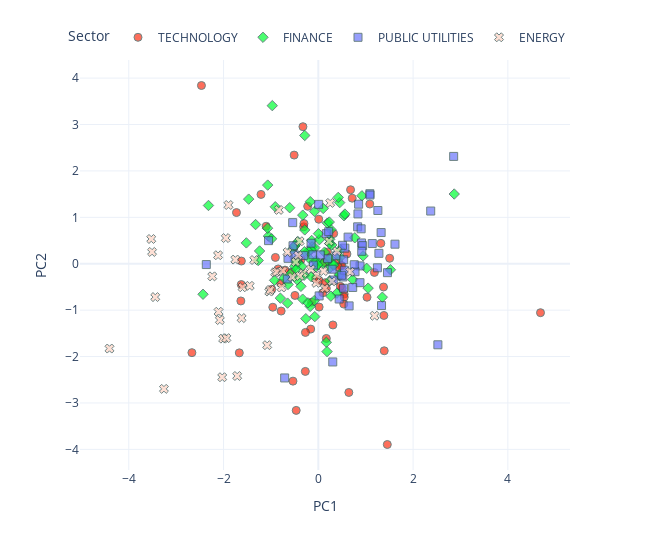

Here is the notebook cell this chart was saved with:
### Code cell
from utils.visualisation_functions import pca_plot_from_embeddings

pca_plot_from_embeddings(
    embedding_matrix=embeddings.weight.detach().numpy(),
    sectors=data.sectors,
    tickers=data.tickers,
    industries=data.industries,
    names=data.names,
    dimensions=2,
    reduced=True,
    method="PCA",
    return_df=False,
    rand_state=None,
)

### Figure 1 — Plotly figure (JSON) as saved in the notebook; plotly's stock layout.template omitted (floating-point values rounded to 4 significant figures; data arrays with more than 128 entries replaced by an {"elided": "..."} marker saying what was removed)
{"data": [{"customdata": {"elided": "67x3 str values"}, "hovertemplate": "<b>%{hovertext}</b><br><br>Sector=%{customdata[1]}<br>PC1=%{x}<br>PC2=%{y}<br>ticker=%{customdata[0]}<br>industry=%{customdata[2]}<extra></extra>", "hovertext": ["COMPUTER MANUFACTURING", "EDP SERVICES", "COMPUTER SOFTWARE: PREPACKAGED SOFTWARE", "SEMICONDUCTORS", "EDP SERVICES", "COMPUTER SOFTWARE: PREPACKAGED SOFTWARE", "EDP SERVICES", "SEMICONDUCTORS", "COMPUTER SOFTWARE: PREPACKAGED SOFTWARE", "ELECTRICAL PRODUCTS", "COMPUTER SOFTWARE: PREPACKAGED SOFTWARE", "EDP SERVICES", "COMPUTER SOFTWARE: PREPACKAGED SOFTWARE", "EDP SERVICES", "EDP SERVICES", "RADIO AND TELEVISION BROADCASTING AND COMMUNICATIONS EQUIPMENT", "SEMICONDUCTORS", "COMPUTER COMMUNICATIONS EQUIPMENT", "ELECTRICAL PRODUCTS", "INDUSTRIAL MACHINERY/COMPONENTS", "SEMICONDUCTORS", "COMPUTER COMMUNICATIONS EQUIPMENT", "SEMICONDUCTORS", "INDUSTRIAL MACHINERY/COMPONENTS", "COMPUTER SOFTWARE: PREPACKAGED SOFTWARE", "RADIO AND TELEVISION BROADCASTING AND COMMUNICATIONS EQUIPMENT", "INDUSTRIAL MACHINERY/COMPONENTS", "EDP SERVICES", "COMPUTER MANUFACTURING", "COMPUTER MANUFACTURING", "SEMICONDUCTORS", "SEMICONDUCTORS", "ADVERTISING", "INDUSTRIAL MACHINERY/COMPONENTS", "EDP SERVICES", "PROFESSIONAL SERVICES", "SEMICONDUCTORS", "INDUSTRIAL MACHINERY/COMPONENTS", "SEMICONDUCTORS", "PROFESSIONAL SERVICES", "COMPUTER SOFTWARE: PREPACKAGED SOFTWARE", "RADIO AND TELEVISION BROADCASTING AND COMMUNICATIONS EQUIPMENT", "SEMICONDUCTORS", "SEMICONDUCTORS", "ADVERTISING", "COMPUTER SOFTWARE: PREPACKAGED SOFTWARE", "ELECTRICAL PRODUCTS", "SEMICONDUCTORS", "ELECTRICAL PRODUCTS", "INDUSTRIAL MACHINERY/COMPONENTS", "COMPUTER SOFTWARE: PREPACKAGED SOFTWARE", "EDP SERVICES", "SEMICONDUCTORS", "SEMICONDUCTORS", "INDUSTRIAL MACHINERY/COMPONENTS", "SEMICONDUCTORS", "INDUSTRIAL MACHINERY/COMPONENTS", "COMPUTER SOFTWARE: PREPACKAGED SOFTWARE", "RETAIL: COMPUTER SOFTWARE & PERIPHERAL EQUIPMENT", "SEMICONDUCTORS", "COMPUTER SOFTWARE: PREPACKAGED SOFTWARE", "EDP SERVICES", "ELECTRONIC COMPONENTS", "ADVERTISING", "SEMICONDUCTORS", "COMPUTER PERIPHERAL EQUIPMENT", "EDP SERVICES"], "legendgroup": "TECHNOLOGY", "marker": {"color": "#FD3216", "line": {"color": "DarkSlateGrey", "width": 1}, "opacity": 0.7, "size": 8, "symbol": "circle"}, "mode": "markers", "name": "TECHNOLOGY", "orientation": "v", "showlegend": true, "type": "scatter", "x": [0.4729, 0.1419, 0.4283, 0.09527, 0.123, 0.5451, 1.456, 0.5464, -2.668, 0.5373, -0.5101, -0.1605, 0.6805, -1.635, -1.209, -0.4671, -0.2718, 1.32, -0.9609, -0.1425, 0.5017, 1.376, -1.624, -0.5682, 0.1685, 0.4985, 0.01732, 0.4648, -0.9059, -0.7945, -1.727, -0.4934, 0.3237, -0.3672, 0.009323, 0.1924, -0.5349, 0.169, 1.391, 0.1439, -0.7024, 1.028, -1.668, 0.4195, -0.3097, -0.4267, 1.184, 1.384, 0.6442, 0.3082, -1.626, -2.467, 4.689, -0.8468, -0.9814, -0.2243, -0.2739, 0.7153, 0.01692, 0.604, 1.506, -0.7844, -1.101, -0.06, -0.3028, 1.087, -0.3243], "xaxis": "x", "y": [-0.03661, 0.0269, 0.05588, -0.6249, 0.02769, -0.6536, -3.895, -0.7197, -1.916, -0.8699, 2.341, -1.408, 1.594, -0.8018, 1.493, -3.16, -1.48, 0.439, -0.9371, -0.8288, -0.526, -0.5016, 0.05803, -0.181, -1.61, -0.04275, -0.3625, -0.4871, 0.1359, -0.4186, 1.103, -0.6828, 0.6497, 0.08199, 0.9589, 0.2527, -2.53, -0.5327, -1.876, -0.4081, -0.137, -0.7209, -1.921, -0.07144, 0.7944, 0.08551, -0.1874, -1.114, -2.774, -1.319, -0.4486, 3.841, -1.055, -0.1122, -0.5498, 1.237, -2.32, 1.412, -0.9331, 0.2102, 0.118, -1.02, 0.8078, -0.3179, 0.866, 1.287, 2.953], "yaxis": "y"}, {"customdata": {"elided": "93x3 str values"}, "hovertemplate": "<b>%{hovertext}</b><br><br>Sector=%{customdata[1]}<br>PC1=%{x}<br>PC2=%{y}<br>ticker=%{customdata[0]}<br>industry=%{customdata[2]}<extra></extra>", "hovertext": ["INVESTMENT MANAGERS", "DIVERSIFIED COMMERCIAL SERVICES", "LIFE INSURANCE", "PROPERTY-CASUALTY INSURERS", "ACCIDENT &HEALTH INSURANCE", "PROPERTY-CASUALTY INSURERS", "SPECIALTY INSURERS", "SPECIALTY INSURERS", "MAJOR BANKS", "FINANCE: CONSUMER SERVICES", "MAJOR BANKS", "MAJOR BANKS", "COMMERCIAL BANKS", "COMMERCIAL BANKS", "INVESTMENT MANAGERS", "MAJOR BANKS", "MAJOR BANKS", "MAJOR BANKS", "SPECIALTY INSURERS", "MAJOR BANKS", "MAJOR BANKS", "PROPERTY-CASUALTY INSURERS", "MAJOR BANKS", "MAJOR BANKS", "LIFE INSURANCE", "PROPERTY-CASUALTY INSURERS", "MAJOR BANKS", "PROPERTY-CASUALTY INSURERS", "MAJOR BANKS", "FINANCE: CONSUMER SERVICES", "FINANCE: CONSUMER SERVICES", "INVESTMENT MANAGERS", "MAJOR BANKS", "MAJOR BANKS", "MAJOR BANKS", "MAJOR BANKS", "MAJOR BANKS", "MAJOR BANKS", "MAJOR BANKS", "MAJOR BANKS", "MAJOR BANKS", "MAJOR BANKS", "MAJOR BANKS", "PROPERTY-CASUALTY INSURERS", "PROPERTY-CASUALTY INSURERS", "INVESTMENT MANAGERS", "LIFE INSURANCE", "PROPERTY-CASUALTY INSURERS", "PROPERTY-CASUALTY INSURERS", "PROPERTY-CASUALTY INSURERS", "SPECIALTY INSURERS", "MAJOR BANKS", "MAJOR BANKS", "MAJOR BANKS", "MAJOR BANKS", "PROPERTY-CASUALTY INSURERS", "SAVINGS INSTITUTIONS", "PROPERTY-CASUALTY INSURERS", "MAJOR BANKS", "MAJOR BANKS", "INVESTMENT BANKERS/BROKERS/SERVICE", "PROPERTY-CASUALTY INSURERS", "DIVERSIFIED COMMERCIAL SERVICES", "INVESTMENT BANKERS/BROKERS/SERVICE", "INVESTMENT BANKERS/BROKERS/SERVICE", "FINANCE/INVESTORS SERVICES", "PROPERTY-CASUALTY INSURERS", "MAJOR BANKS", "FINANCE: CONSUMER SERVICES", "MAJOR BANKS", "FINANCE: CONSUMER SERVICES", "MAJOR BANKS", "MAJOR BANKS", "MAJOR BANKS", "MAJOR BANKS", "LIFE INSURANCE", "MAJOR BANKS", "INVESTMENT BANKERS/BROKERS/SERVICE", "MAJOR BANKS", "PROPERTY-CASUALTY INSURERS", "MAJOR BANKS", "MAJOR BANKS", "ACCIDENT &HEALTH INSURANCE", "MAJOR BANKS", "MAJOR BANKS", "MAJOR BANKS", "MAJOR BANKS", "MAJOR BANKS", "MAJOR BANKS", "PROPERTY-CASUALTY INSURERS", "MAJOR BANKS", "MAJOR BANKS", "MAJOR BANKS"], "legendgroup": "FINANCE", "marker": {"color": "#00FE35", "line": {"color": "DarkSlateGrey", "width": 1}, "opacity": 0.7, "size": 8, "symbol": "diamond"}, "mode": "markers", "name": "FINANCE", "orientation": "v", "showlegend": true, "type": "scatter", "x": [-0.7238, -0.8011, 1.522, -0.4984, -0.4301, -2.318, -0.1717, 1.02, -1.054, -0.5364, 0.4512, -0.03793, 0.9449, 0.5411, 0.2422, -0.0854, 0.3933, -0.07965, -0.3303, -0.9083, 0.2853, -0.1895, -0.6376, 0.266, -0.9714, -0.1402, -0.1319, 0.2664, 0.02175, -0.4464, 1.351, -0.07507, -0.2866, 1.051, -0.4878, -1.47, 0.08546, 0.2059, -1.071, -2.433, -0.05548, 0.1311, -0.5011, 0.5611, -0.9845, 0.4548, 0.246, 0.1693, -0.9238, 0.2403, 0.1845, -0.6038, -0.3285, -1.068, -0.5928, -1.269, -0.1452, -1.519, -0.4953, -0.3516, 0.1914, 0.3139, -0.2638, -0.04801, -0.2863, 2.868, 0.3219, -1.324, -0.01206, -0.1693, -0.431, 0.003151, -0.2198, -0.367, -1.24, -0.3001, -0.07493, -0.1551, 0.2406, 0.7238, 0.9195, -0.2094, 0.7697, 0.4204, 0.2455, -0.466, -0.6493, 0.1032, 0.4562, 0.442, 0.2309, -0.2919, 0.4629], "xaxis": "x", "y": [-0.3122, -0.7415, -0.1294, -0.05558, 0.03157, 1.255, -0.9195, -0.09846, 0.5946, 0.3188, 1.317, 0.03262, 0.1692, 1.034, 0.5277, -0.7949, -0.6338, 1.127, -0.7635, 1.228, 0.4043, 0.1135, -0.4469, -0.6991, 3.407, 0.5011, 0.3645, 0.7359, 0.5184, -0.3449, -0.7215, -1.14, 2.764, -0.5258, 0.06534, 1.392, -0.003448, 0.05935, 0.7654, -0.6579, -0.07246, 0.2496, 0.3838, 1.07, 0.5383, -0.2568, -0.08664, -1.693, -0.358, 0.4341, -1.893, 1.206, 1.047, 1.695, -0.2216, 0.06986, -0.282, 0.4492, 0.3868, -0.0577, 0.8755, -0.002226, -1.184, 0.06619, 0.7293, 1.502, -0.03232, 0.8444, -0.02279, 1.337, 0.476, 0.6481, -0.8427, -0.4866, 0.2747, -0.2486, 0.3469, 0.2993, -0.3669, -0.3408, 1.464, 0.2685, 0.559, 1.429, 0.1185, -0.123, -0.8483, 1.191, 0.1358, -0.2334, 0.8981, 0.2606, 0.3081], "yaxis": "y"}, {"customdata": {"elided": "57x3 str values"}, "hovertemplate": "<b>%{hovertext}</b><br><br>Sector=%{customdata[1]}<br>PC1=%{x}<br>PC2=%{y}<br>ticker=%{customdata[0]}<br>industry=%{customdata[2]}<extra></extra>", "hovertext": ["ELECTRIC UTILITIES: CENTRAL", "POWER GENERATION", "OIL/GAS TRANSMISSION", "POWER GENERATION", "WATER SUPPLY", "TELECOMMUNICATIONS EQUIPMENT", "ELECTRIC UTILITIES: CENTRAL", "TELECOMMUNICATIONS EQUIPMENT", "TELECOMMUNICATIONS EQUIPMENT", "POWER GENERATION", "ELECTRIC UTILITIES: CENTRAL", "TELECOMMUNICATIONS EQUIPMENT", "WATER SUPPLY", "ELECTRIC UTILITIES: CENTRAL", "ELECTRIC UTILITIES: CENTRAL", "POWER GENERATION", "POWER GENERATION", "ELECTRIC UTILITIES: CENTRAL", "ELECTRIC UTILITIES: CENTRAL", "ELECTRIC UTILITIES: CENTRAL", "POWER GENERATION", "TELECOMMUNICATIONS EQUIPMENT", "ELECTRIC UTILITIES: CENTRAL", "ELECTRIC UTILITIES: CENTRAL", "POWER GENERATION", "ELECTRIC UTILITIES: CENTRAL", "OIL/GAS TRANSMISSION", "POWER GENERATION", "OIL/GAS TRANSMISSION", "OIL/GAS TRANSMISSION", "ELECTRIC UTILITIES: CENTRAL", "OIL & GAS PRODUCTION", "ELECTRIC UTILITIES: CENTRAL", "POWER GENERATION", "POWER GENERATION", "TELECOMMUNICATIONS EQUIPMENT", "ELECTRIC UTILITIES: CENTRAL", "ELECTRIC UTILITIES: CENTRAL", "ELECTRIC UTILITIES: CENTRAL", "TELECOMMUNICATIONS EQUIPMENT", "POWER GENERATION", "OIL/GAS TRANSMISSION", "ELECTRIC UTILITIES: CENTRAL", "OIL/GAS TRANSMISSION", "OIL & GAS PRODUCTION", "TELECOMMUNICATIONS EQUIPMENT", "TELECOMMUNICATIONS EQUIPMENT", "NATURAL GAS DISTRIBUTION", "NATURAL GAS DISTRIBUTION", "TELECOMMUNICATIONS EQUIPMENT", "TELECOMMUNICATIONS EQUIPMENT", "NATURAL GAS DISTRIBUTION", "TELECOMMUNICATIONS EQUIPMENT", "POWER GENERATION", "ENVIRONMENTAL SERVICES", "NATURAL GAS DISTRIBUTION", "WATER SUPPLY"], "legendgroup": "PUBLIC UTILITIES", "marker": {"color": "#6A76FC", "line": {"color": "DarkSlateGrey", "width": 1}, "opacity": 0.7, "size": 8, "symbol": "square"}, "mode": "markers", "name": "PUBLIC UTILITIES", "orientation": "v", "showlegend": true, "type": "scatter", "x": [1.139, 2.372, 0.4397, -2.364, 0.8504, -0.6548, 0.1946, 0.01771, -0.7105, -0.1159, 2.857, 0.8367, -0.1529, 1.247, -0.3087, 0.3159, 0.88, 1.088, -0.5061, 0.292, 0.5169, 0.3045, 1.334, 0.7747, 0.5609, 0.9123, -0.5336, 0.549, 0.8304, 0.5321, 0.5105, 0.7576, 0.3858, 2.523, 1.326, -0.5407, 0.9036, 0.169, 1.091, -1.05, 0.007466, 1.279, 1.459, 0.8788, 0.04304, 0.6286, 0.2192, 0.9349, 0.4932, 0.6496, 0.9169, -0.1044, 0.7259, 1.618, 1.257, 0.5356, -0.64], "xaxis": "x", "y": [0.4346, 1.135, -0.7599, -0.01797, 1.283, -0.3292, 0.1082, -0.6934, -2.461, 0.1934, 2.313, 1.073, 0.4419, -0.08759, 0.1804, -0.351, -0.04723, 1.509, 0.1914, -0.1177, -0.2851, -2.116, -0.9014, -0.1723, 0.3357, 0.4477, 0.3877, -0.1395, 0.7954, -0.5287, 0.3968, -0.02144, 0.1713, -1.747, 0.6719, 0.8855, 0.7527, 0.6489, 1.481, 0.4978, 1.279, 0.224, -0.1927, -0.4082, 0.1907, 0.5737, 0.6907, 0.3898, -0.2482, -0.9087, 0.2677, -0.02858, -0.5113, 0.4214, 1.147, 0.08522, 0.1163], "yaxis": "y"}, {"customdata": {"elided": "46x3 str values"}, "hovertemplate": "<b>%{hovertext}</b><br><br>Sector=%{customdata[1]}<br>PC1=%{x}<br>PC2=%{y}<br>ticker=%{customdata[0]}<br>industry=%{customdata[2]}<extra></extra>", "hovertext": ["INTEGRATED OIL COMPANIES", "OIL & GAS PRODUCTION", "OIL & GAS PRODUCTION", "INDUSTRIAL MACHINERY/COMPONENTS", "INDUSTRIAL MACHINERY/COMPONENTS", "METAL FABRICATIONS", "INTEGRATED OIL COMPANIES", "NATURAL GAS DISTRIBUTION", "INTEGRATED OIL COMPANIES", "INDUSTRIAL MACHINERY/COMPONENTS", "OIL & GAS PRODUCTION", "INTEGRATED OIL COMPANIES", "OIL & GAS PRODUCTION", "INTEGRATED OIL COMPANIES", "OIL & GAS PRODUCTION", "OIL & GAS PRODUCTION", "CONSUMER ELECTRONICS/APPLIANCES", "OIL & GAS PRODUCTION", "OIL & GAS PRODUCTION", "OIL & GAS PRODUCTION", "CONSUMER ELECTRONICS/APPLIANCES", "OILFIELD SERVICES/EQUIPMENT", "INTEGRATED OIL COMPANIES", "OIL & GAS PRODUCTION", "OIL REFINING/MARKETING", "ELECTRIC UTILITIES: CENTRAL", "OIL & GAS PRODUCTION", "OIL & GAS PRODUCTION", "OIL & GAS PRODUCTION", "OIL & GAS PRODUCTION", "OIL & GAS PRODUCTION", "OILFIELD SERVICES/EQUIPMENT", "OIL & GAS PRODUCTION", "CONSUMER ELECTRONICS/APPLIANCES", "OIL & GAS PRODUCTION", "OIL & GAS PRODUCTION", "OIL & GAS PRODUCTION", "OIL & GAS PRODUCTION", "OILFIELD SERVICES/EQUIPMENT", "OIL & GAS PRODUCTION", "OIL & GAS PRODUCTION", "OIL & GAS PRODUCTION", "OIL & GAS PRODUCTION", "INTEGRATED OIL COMPANIES", "METAL FABRICATIONS", "INTEGRATED OIL COMPANIES"], "legendgroup": "ENERGY", "marker": {"color": "#FED4C4", "line": {"color": "DarkSlateGrey", "width": 1}, "opacity": 0.7, "size": 8, "symbol": "x"}, "mode": "markers", "name": "ENERGY", "orientation": "v", "showlegend": true, "type": "scatter", "x": [-2.116, -0.9124, -2.077, 1.188, 0.1365, -0.8742, 0.286, -0.5494, -1.079, -0.3206, 0.2497, -0.3909, -3.509, -0.4252, -0.395, -0.03291, -0.04402, -1.351, -1.952, -3.442, 0.226, -2.238, -1.035, -2.106, -0.8342, 0.6721, -0.7522, -2.009, -1.895, -4.407, -1.941, -1.751, -0.6507, -0.4778, -3.258, -1.013, -1.448, -1.619, -0.7755, -1.6, -0.1558, -1.713, -3.526, 0.1094, -2.028, 0.3957], "xaxis": "x", "y": [0.1833, -0.1864, -1.214, -1.121, -0.5284, -0.172, -0.3791, -0.2865, -1.755, -0.2035, 1.31, -0.2632, 0.2542, 0.1789, 0.4844, -0.2479, -0.4123, 0.07975, 0.5529, -0.7184, 0.4832, -0.2723, -0.5994, -1.035, 1.16, -0.1739, -0.1543, -1.614, 1.266, -1.828, -1.603, 0.08918, 0.2472, 0.03649, -2.697, -0.5637, -0.4764, -1.171, -0.5115, -0.5073, -0.1196, -2.419, 0.5334, -0.158, -2.446, 0.2698], "yaxis": "y"}], "layout": {"height": 550, "legend": {"orientation": "h", "title": {"text": "Sector"}, "tracegroupgap": 0, "x": 1, "xanchor": "right", "y": 1.02, "yanchor": "bottom"}, "margin": {"t": 60}, "width": 650, "xaxis": {"anchor": "y", "domain": [0, 1], "title": {"text": "PC1"}}, "yaxis": {"anchor": "x", "domain": [0, 1], "title": {"text": "PC2"}}}}
